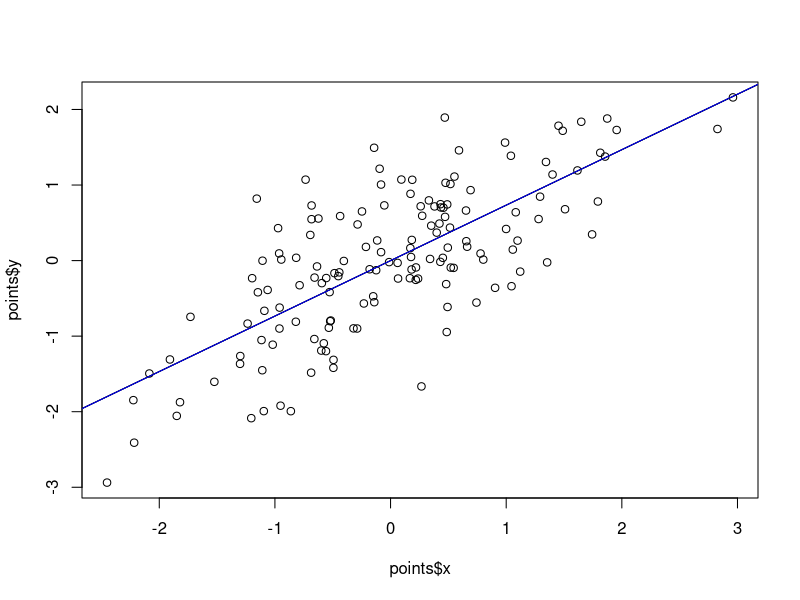

R code for this plot:
setwd('C:\\RnD\\Dev\\gradient_descent')
list.files(getwd())


compute_error_for_line_given_points <- function(b, m, points){
  totalError = 0
  N = nrow(points)
  for (i in seq(from = 1, to = N)){
    x = points[i, 1]
    y = points[i, 2]
    print(sprintf("%f  %f %f", (m * x + b), y,  ((m * x + b) - y)^2))
    totalError <- totalError + ((m * x + b) - y) ^ 2
  }
  return (totalError / N)
}

step_gradient <- function(b_current, m_current, points, learningRate){
  b_gradient = 0
  m_gradient = 0  
  N = nrow(points)
  for (i in seq(from = 1, to = N)){
    x = points[i, 1]
    y = points[i, 2]
    #m_gradient = m_gradient + -x * (y - ( (m_current * x) + b_current) ) 
    #b_gradient = b_gradient + - (y - ((m_current * x) + b_current ))
    m_gradient = m_gradient + ( ( (m_current * x) + b_current) - y ) * x
    b_gradient = b_gradient + ( ( (m_current * x) + b_current ) - y)
  }
  b_gradient = (1/N) * b_gradient
  m_gragient = (1/N) * m_gradient
  new_b = b_current - (learningRate * b_gradient)
  new_m = m_current - (learningRate * m_gradient)
  
  return (c(new_b, new_m))
}

gradient_descent_runner <- function(points, initial_b, initial_m, learning_rate, num_iterations){
  last_b = initial_b
  last_m = initial_m
  for(i in seq(from = 1, to = num_iterations)){
    b_m = step_gradient(last_b, last_m, points, learning_rate)
    last_b = b_m[1]
    last_m = b_m[2]
    print(sprintf('last_b %f', last_b))
    print(sprintf('last_m %f', last_m))
    print( sprintf ("After %s iterations b = %s, m = %s, error = %3.6f", i, last_b, last_m, compute_error_for_line_given_points(last_b, last_m, points)) )
    if(i %% 10 == 0)
      abline(last_b, last_m)
  }
  return (c(last_b, last_m))
}

run_gradient_descent <- function(points){
  plot(points$x, points$y)
  print (sprintf ("Starting gradient descent at b = %s, m = %s, error = %s", initial_b, initial_m, compute_error_for_line_given_points(initial_b, initial_m, points)))
  print ("Running...")
  b_m = gradient_descent_runner(points, initial_b, initial_m, learning_rate, num_iterations)
  last_b = b_m[1]
  last_m = b_m[2]
  abline(last_b, last_m)
}

num_iterations = 15

N = 150;

#set.seed(1)
x = rnorm(N, mean = 50, sd=10) 
y = x + rnorm(N, mean = 100, sd=1)  * -10
points = as.data.frame(cbind(x, y))
#points = read.csv("data.csv", header = FALSE)
colnames(points) = c('x', 'y')
points$x <- (points$x - mean(points$x))/sd(points$x)
points$y <- (points$y - mean(points$y))/sd(points$y)

learning_rate = .01
initial_b = 0 # initial y-intercept guess
initial_m =  0 # initial slope guess
last_b = 0;
last_m = 0;


run_gradient_descent(points)
#############
abline(lm(y~x, points), col='blue')
lm(y~x, points) 
